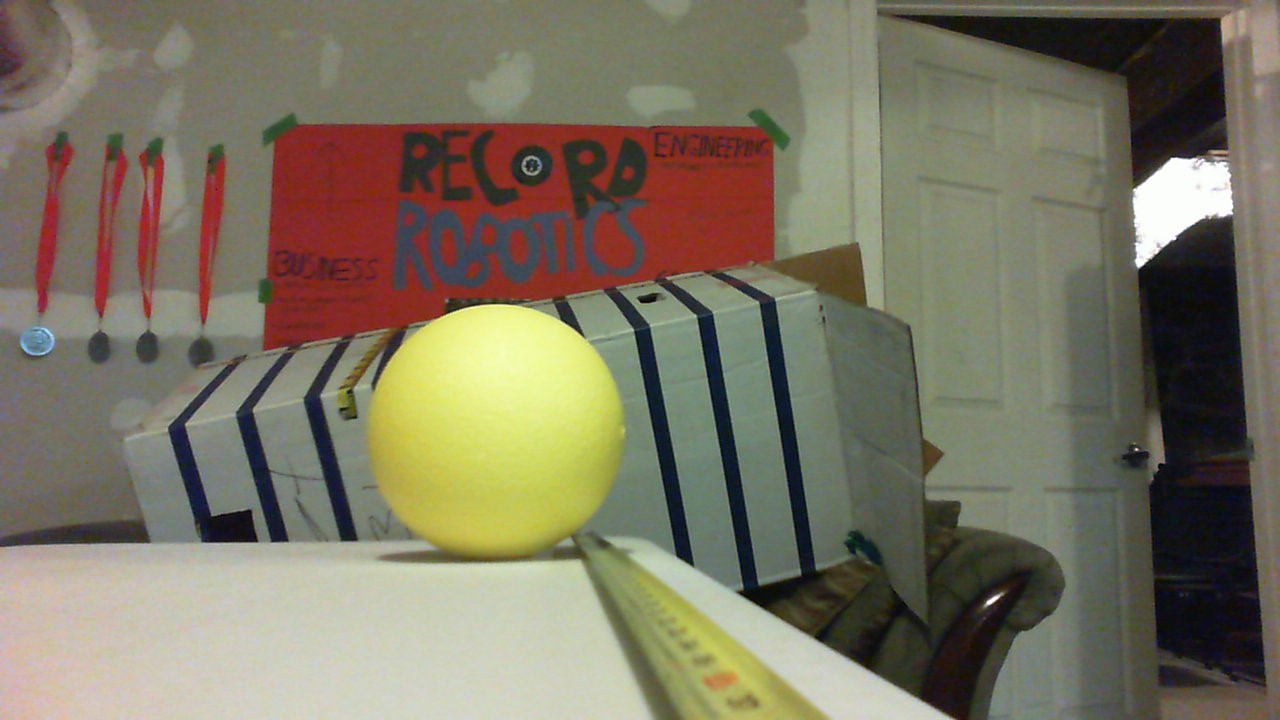
#> input picture Ball_3ft.jpg, 1280 x 720 px
$ python ExposureTest.py   (older library calls are emulated)
#> lines starting #> are read from the running program, lines starting #| are printed output that depends on the picture; after the words box and inside, x2 and y2 are one past the last pixel; in counts of white or black regions, pixels touching at a corner belong together; long printed decimals are rounded
### Distance.py
import cv2 as cv
import numpy as np
import math

'''
#load images
imgs = [
    cv.imread("OtherImgs\Ball_2ft.jpg"), #0
    cv.imread("OtherImgs\Ball_3ft.jpg"), #1
    cv.imread("OtherImgs\Ball_4ft.jpg"), #2
    cv.imread("OtherImgs\Ball_19deg.jpg"), #3
    cv.imread("2020SampleVisionImages\WPILib Robot Vision Images\BlueGoal-060in-Center.jpg"), #4
    cv.imread("2020SampleVisionImages\WPILib Robot Vision Images\BlueGoal-108in-Center.jpg"), #5
    cv.imread("2020SampleVisionImages\WPILib Robot Vision Images\BlueGoal-084in-Center.jpg"), #6
    cv.imread("2020SampleVisionImages\WPILib Robot Vision Images\BlueGoal-156in-Center.jpg"), #7
    cv.imread("2020SampleVisionImages\WPILib Robot Vision Images\BlueGoal-132in-Center.jpg"), #8
    cv.imread("2020SampleVisionImages\WPILib Robot Vision Images\BlueGoal-180in-Center.jpg"), #9
    cv.imread("2020SampleVisionImages\WPILib Robot Vision Images\BlueGoal-224in-Center.jpg"), #10
    cv.imread("2020SampleVisionImages\WPILib Robot Vision Images\BlueGoal-156in-Left.jpg"),   #11
    cv.imread("OtherImgs\GoalAtAngle.jpg"),  #12
    cv.imread("OtherImgs\GoalAtAngle_WithRit.jpg"), #13
    cv.imread("OtherImgs\GoalClose.jpg"), #14
    cv.imread("OtherImgs\goodFrame1.png") #15
    ]
'''
imgs = [cv.imread("Ball_3ft.jpg")]
cv.MergeExposures

#print(imgs[0].shape)
for i in range(len(imgs)):
    imgs[i] = cv.resize(imgs[i], (256, 144))
#> this loop made 1 pass
#> after the loop, imgs = 1 item

focalLength = 0
diagpx = 0
hpx = 0
diagFOV = 68.5
horizontalFOV = math.degrees(math.atan(math.tan(math.radians(diagFOV/2)) * (imgs[0].shape[1]/math.sqrt(imgs[0].shape[0]** 2 + imgs[0].shape[1]**2)) * 2))
#> horizontalFOV = 49.88
print(horizontalFOV, "HorizontalFOV")
#| 49.884 HorizontalFOV
ballWidth = 7
goalWidth = 39.25

def maskBalls(image):
    image = cv.cvtColor(image, cv.COLOR_BGR2HSV)
    #image = cv.GaussianBlur(image, (5,5), 0)
    #define colors
    upperLimit = np.array([75,255,255])
    lowerLimit = np.array([20,64,100])

    mask = cv.inRange(image.copy(), lowerLimit, upperLimit)

    return mask

# [7 lines left out: function findCircle, not called in this run]

def findDistance(width, focal, perWidth):
    return (width * focal) / perWidth

def calibrateBall(image, dist):
    global focalLength
    masked = maskBalls(image)

    _, contours, hierarchy = cv.findContours(masked, cv.RETR_EXTERNAL, cv.CHAIN_APPROX_NONE)

    myContour = max(contours, key=cv.contourArea)

    M = cv.moments(myContour, True)
    center = (int(M["m10"] / M["m00"]), int(M["m01"] / M["m00"]))

    area = cv.contourArea(myContour)
    diameter = math.sqrt(area/math.pi)*2

    focalLength = (diameter * dist)/ballWidth

def setDegPx(image):
    global diagpx
    global hpx

    width = image.shape[1]
    height = image.shape[0]
    diag = math.sqrt(width**2 + height**2)
    #print("diag", diag)

    diagpx = diagFOV/diag
    hpx = horizontalFOV/width

def findAngle(point, image):
    center = [image.shape[0]/2, image.shape[1]/2]
    return (center[1] - point[0])*hpx

# [38 lines left out: functions distanceToBall, calibrateGoal, not called in this run]

def maskGoal(image):
    image = cv.cvtColor(image, cv.COLOR_BGR2HSV)
    upperLimit = np.array([90, 255, 255])
    lowerLimit = np.array([70, 120, 120])

    mask = cv.inRange(image.copy(), lowerLimit, upperLimit)

    return mask

def findGoal(mask):
    contours = cv.findContours(cv.Canny(mask.copy(), 30, 200), cv.RETR_EXTERNAL, cv.CHAIN_APPROX_NONE)[1]
    contours = max(contours, key = cv.contourArea)
    rect = cv.boundingRect(contours)

    return rect

def distanceToGoal(image):
    mask = maskGoal(image)
    rect = findGoal(mask)

    distance = findDistance(goalWidth, focalLength, rect[2])

    contours = cv.findContours(mask, cv.RETR_EXTERNAL, cv.CHAIN_APPROX_NONE)[1]
    myContour = max(contours, key=cv.contourArea)

    M = cv.moments(myContour, True)
    center = (int(M["m10"] / M["m00"]), int(M["m01"] / M["m00"]))
    angle = findAngle(center, image)
    print(center)

    cv.circle(image, center, 3, (0, 0, 255), 6)
    cv.drawContours(image, [myContour], -1, (255, 0, 0), 1)
    '''
    cv.imshow("goal", image)
    cv.waitKey(0)
    cv.destroyAllWindows()
    '''
    distance = distance / (math.cos(math.radians(angle)))

    return distance, angle, center, [myContour]

# [47 lines left out: functions momentsBall, contourCenter, not called in this run]

setDegPx(imgs[0])
calibrateBall(imgs[0], 36)
#> in maskBalls, `image = cv.cvtColor(image, cv.COLOR_BGR2HSV)`: image: shape (144, 256, 3); mean H, S, V 44.4, 66.1, 127.5
#> in maskBalls, `mask = cv.inRange(image.copy(), lowerLimit, upperLimit)`:
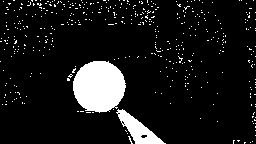
#> mask: shape (144, 256); 9.6% white; 437 white regions (435 under 20 px)
#> in calibrateBall, `masked = maskBalls(image)`:
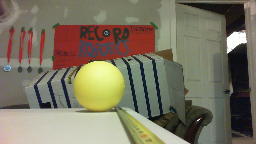
#> image: shape (144, 256, 3); mean of channels 0, 1, 2 97.5, 116.6, 122.9; drawn as B, G, R
#> in calibrateBall, `_, contours, hierarchy = cv.findContours(masked, cv.RETR_EXTERNAL, cv...`: contours = 437 contours, 435 with area under 20; largest, box (x1, y1, x2, y2) and area: (73, 61, 126, 113) 2054, (116, 109, 166, 144) 632
#> in calibrateBall, `myContour = max(contours, key=cv.contourArea)`: myContour = contour of 159 points, box (x1, y1, x2, y2) (73, 61, 126, 113), area 2054
#> in calibrateBall, `M = cv.moments(myContour, True)`: M = moments, m00 2053.5, centre m10/m00, m01/m00 = (98.67, 86.03)
#> in calibrateBall, `center = (int(M["m10"] / M["m00"]), int(M["m01"] / M["m00"]))`: center = (98, 86)
#> in calibrateBall, `area = cv.contourArea(myContour)`: area = 2053.5
#> in calibrateBall, `diameter = math.sqrt(area/math.pi)*2`: diameter = 51.13
#> in calibrateBall, `focalLength = (diameter * dist)/ballWidth`: focalLength = 263
#calibrateGoal(imgs[5], 156)

#print(momentsBall(imgs[0]))
#print(distanceToBall(imgs[3]))

### ExposureTest.py
import numpy as np
import cv2
import Distance

cap = cv2.VideoCapture(0)
cap.set(cv2.CAP_PROP_EXPOSURE, -10)

while(True):
    # Capture frame-by-frame
    ret, frame = cap.read()
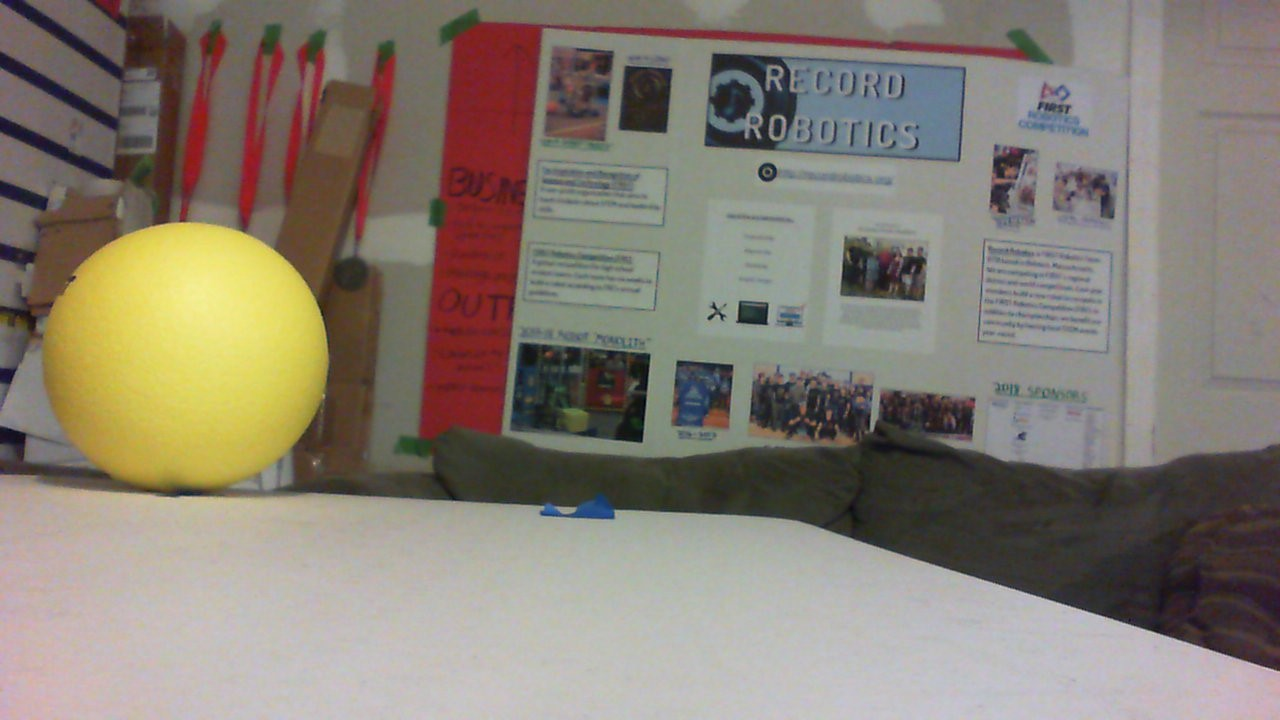
#> input picture OtherImgs/Ball_19deg.jpg, 1280 x 720 px, given in place of the camera
#> frame is the input picture: shape (720, 1280, 3); mean B, G, R 115.6, 126.7, 135.1

    # Display the resulting frame
    cv2.imshow('frame', frame)

    print(Distance.distanceToGoal(frame)[1])
#> in maskGoal, `image = cv.cvtColor(image, cv.COLOR_BGR2HSV)`: image: shape (720, 1280, 3); mean H, S, V 60.6, 49.8, 138.2
#> in maskGoal, `mask = cv.inRange(image.copy(), lowerLimit, upperLimit)`: mask: shape (720, 1280); every value is 0
#> in findGoal, `contours = cv.findContours(cv.Canny(mask.copy(), 30, 200), cv.RETR_EXT..`: contours = []
#> (the run stopped early here; a loop or call above may not have finished)
